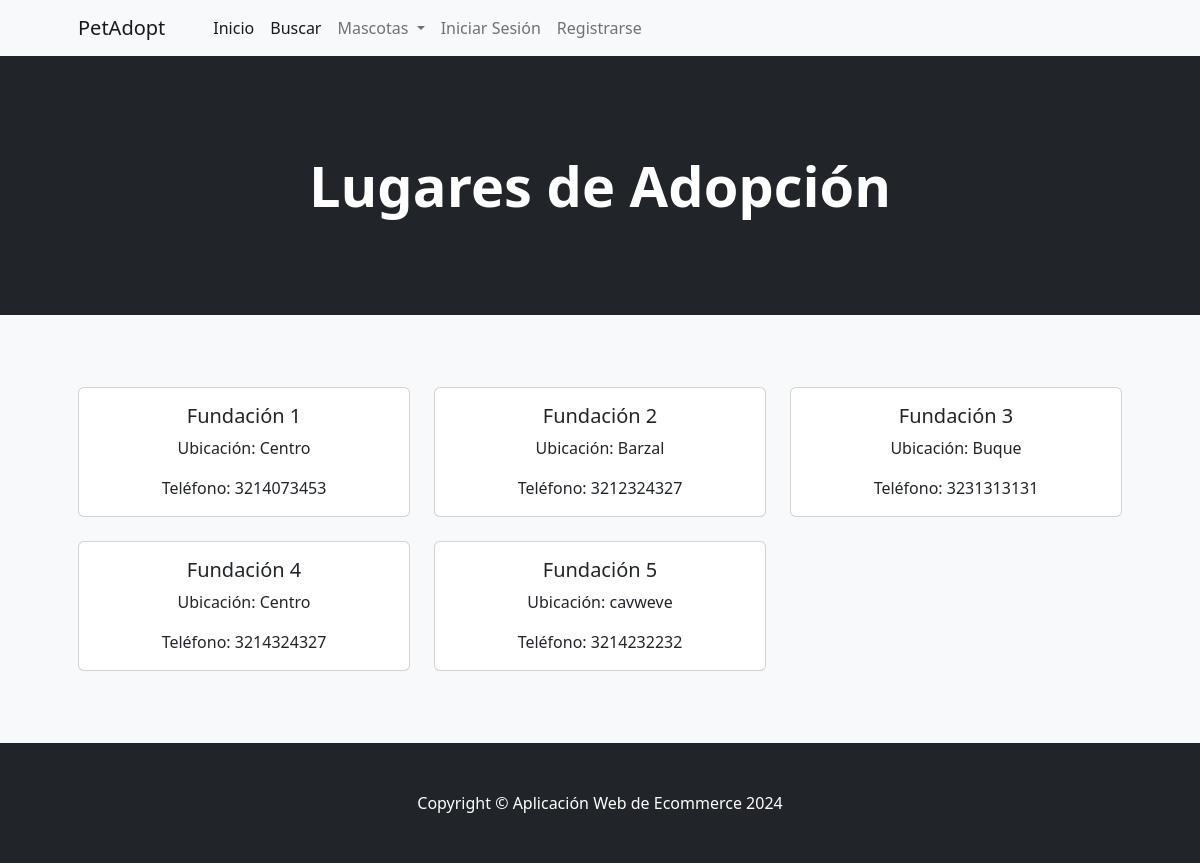
Page /lista_lugares/ on the earlier database version.
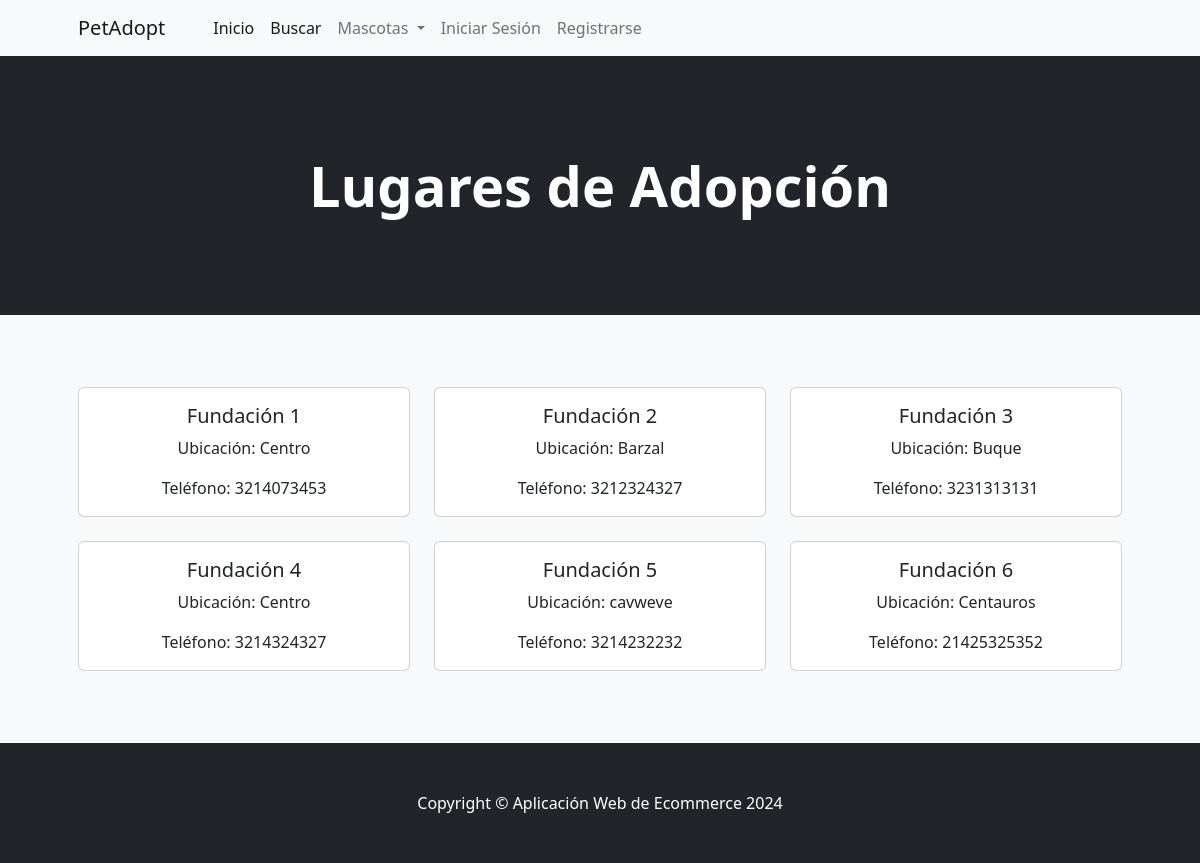
Same page on the later database version.
### pag/models.py (models this page shows, shortened)
class LugarAdopcion(models.Model):
    name = models.CharField(max_length=100)
    ubicacion = models.CharField(max_length=200)
    telefono = models.CharField(max_length=20)
    class Meta:
        verbose_name_plural = 'Lugares de Adopcion'

### pag/views.py (the view)
# urls.py: path('lista_lugares/', views.lista_lugares, name='lista_lugares'),
def lista_lugares(request):
    lugares_adopcion = LugarAdopcion.objects.all()
    return render(request, 'lista_lugares.html', {'lugares_adopcion': lugares_adopcion})

### pag/templates/lista_lugares.html (shortened to what this page needs)
{% extends 'base.html' %}
{% block content%}
    <header class="bg-dark py-5">
        <div class="container px-4 px-lg-5 my-5">
            <div class="text-center text-white">
                <h1 class="display-4 fw-bolder">Lugares de Adopción</h1>
            </div>
        </div>
    </header>
    <section class="py-5 bg-light">
        <div class="container px-4 px-lg-5">
            <div class="row mt-4">
                {% for lugar in lugares_adopcion %}
                    <div class="col-md-4 mb-4">
                        <div class="card">
                            <div class="card-body text-center">
                                <h5 class="card-title">{{ lugar.name }}</h5>
                                <p class="card-text">Ubicación: {{ lugar.ubicacion }}</p>
                                <p class="card-text">Teléfono: {{ lugar.telefono }}</p>
                            </div>
                        </div>
                    </div>
                {% empty %}
                    <p class="text-center">No hay lugares de adopción registrados aún.</p>
                {% endfor %}
            </div>
        </div>
    </section>
{% endblock %}

### pag/templates/base.html (shortened to what this page needs)
{% load static %}
<!DOCTYPE html>
<html lang="en">
    <head>
        <link href="https://cdn.jsdelivr.net/npm/bootstrap-icons@1.5.0/font/bootstrap-icons.css" rel="stylesheet" />
        <link href="{% static 'css/styles.css' %}" rel="stylesheet" />
    </head>
    <body>
        {% include 'navbar.html' %}
        {% block content %}
        {% endblock %}
        <footer class="py-5 bg-dark">
            <div class="container"><p class="m-0 text-center text-white">Copyright &copy; Aplicación Web de Ecommerce 2024</p></div>
        </footer>
    </body>
</html>

### pag/templates/navbar.html (shortened to what this page needs)
<nav class="navbar navbar-expand-lg navbar-light bg-light">
    <div class="container px-4 px-lg-5">
        <a class="navbar-brand" href="{% url 'home' %}">PetAdopt</a>
        <div class="collapse navbar-collapse" id="navbarSupportedContent">
            <ul class="navbar-nav me-auto mb-2 mb-lg-0 ms-lg-4">
                <li class="nav-item">
                    <a class="nav-link active" aria-current="page" href="{% url 'home' %}">Inicio</a>
                </li>
                <li class="nav-item">
                    <a class="nav-link active" aria-current="page" href="{% url 'search' %}">Buscar</a>
                </li>
                <li class="nav-item dropdown">
                    <a class="nav-link dropdown-toggle" id="navbarDropdown" href="#"
                       role="button" data-bs-toggle="dropdown" aria-expanded="false">
                        Mascotas
                    </a>
                </li>
                {% if user.is_authenticated %}
                    <li class="nav-item dropdown">
                        <a class="nav-link dropdown-toggle" id="navbarDropdown" href="#"
                           role="button" data-bs-toggle="dropdown" aria-expanded="false">
                            Perfil
                        </a>
                        <ul class="dropdown-menu" aria-labelledby="navbarDropdown">
                            <li><a class="dropdown-item" href="{% url 'update_user' %}">Perfil de Usuario</a></li>
                            <li><hr class="dropdown-divider" /></li>
                            <li><a class="dropdown-item" href="{% url 'update_info' %}">Información de Usuario</a></li>
                        </ul>
                    </li>
                    {% if user.is_superuser %}
                        <li class="nav-item">
                            <a class="nav-link" href="{% url 'crear_mascota' %}">Añadir Mascota</a>
                        </li>
                        <li class="nav-item">
                            <a class="nav-link" href="{% url 'crear_lugar' %}">Añadir Lugar Adopción</a>
                        </li>
                    {% endif %}
                    <li class="nav-item"><a class="nav-link" href="{% url 'logout' %}">Salir</a></li>
                {% else %}
                    <li class="nav-item"><a class="nav-link" href="{% url 'login' %}">Iniciar Sesión</a></li>
                    <li class="nav-item"><a class="nav-link" href="{% url 'register' %}">Registrarse</a></li>
                {% endif %}
            </ul>
        </div>
    </div>
</nav>

Differences in the rows shown:
added LugarAdopcion: name "Fundación 6", ubicacion "Centauros", telefono "21425325352"
